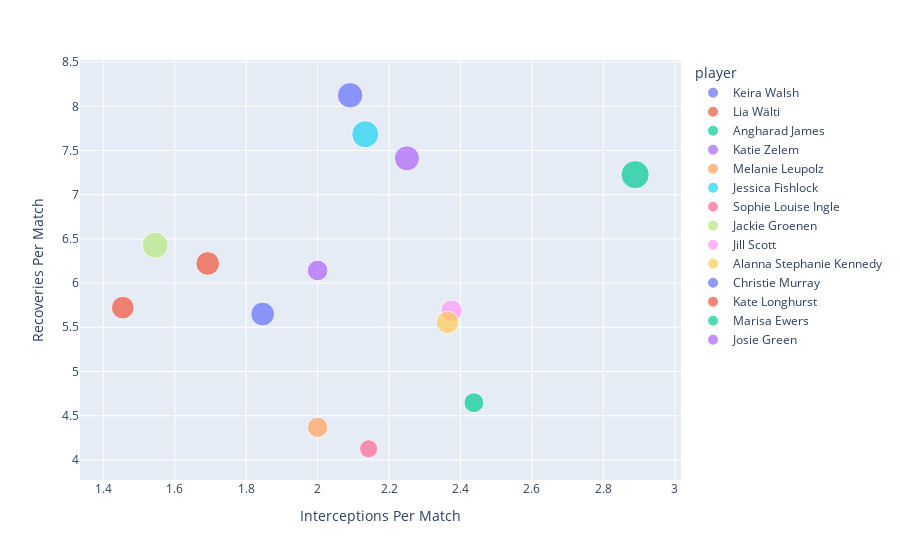

Write notebook code for a chart like this one.
### Markdown cell above
## Breaking up opposition play

### Code cell
fig = px.scatter(players, x="ints_per_match", y="recs_per_match", size='recoveries', color="player",
                 labels = dict(ints_per_match = 'Interceptions Per Match', recs_per_match='Recoveries Per Match'))
fig.show()

### Figure 1 — Plotly figure (JSON) as saved in the notebook; plotly's stock layout.template omitted (floating-point values rounded to 4 significant figures)
{"data": [{"hovertemplate": "player=Keira Walsh<br>Interceptions Per Match=%{x}<br>Recoveries Per Match=%{y}<br>recoveries=%{marker.size}<extra></extra>", "legendgroup": "Keira Walsh", "marker": {"color": "#636efa", "size": [113], "sizemode": "area", "sizeref": 0.3975, "symbol": "circle"}, "mode": "markers", "name": "Keira Walsh", "orientation": "v", "showlegend": true, "type": "scatter", "x": [1.846], "xaxis": "x", "y": [5.65], "yaxis": "y"}, {"hovertemplate": "player=Lia Wälti<br>Interceptions Per Match=%{x}<br>Recoveries Per Match=%{y}<br>recoveries=%{marker.size}<extra></extra>", "legendgroup": "Lia Wälti", "marker": {"color": "#EF553B", "size": [112], "sizemode": "area", "sizeref": 0.3975, "symbol": "circle"}, "mode": "markers", "name": "Lia Wälti", "orientation": "v", "showlegend": true, "type": "scatter", "x": [1.692], "xaxis": "x", "y": [6.222], "yaxis": "y"}, {"hovertemplate": "player=Angharad James<br>Interceptions Per Match=%{x}<br>Recoveries Per Match=%{y}<br>recoveries=%{marker.size}<extra></extra>", "legendgroup": "Angharad James", "marker": {"color": "#00cc96", "size": [159], "sizemode": "area", "sizeref": 0.3975, "symbol": "circle"}, "mode": "markers", "name": "Angharad James", "orientation": "v", "showlegend": true, "type": "scatter", "x": [2.889], "xaxis": "x", "y": [7.227], "yaxis": "y"}, {"hovertemplate": "player=Katie Zelem<br>Interceptions Per Match=%{x}<br>Recoveries Per Match=%{y}<br>recoveries=%{marker.size}<extra></extra>", "legendgroup": "Katie Zelem", "marker": {"color": "#ab63fa", "size": [126], "sizemode": "area", "sizeref": 0.3975, "symbol": "circle"}, "mode": "markers", "name": "Katie Zelem", "orientation": "v", "showlegend": true, "type": "scatter", "x": [2.25], "xaxis": "x", "y": [7.412], "yaxis": "y"}, {"hovertemplate": "player=Melanie Leupolz<br>Interceptions Per Match=%{x}<br>Recoveries Per Match=%{y}<br>recoveries=%{marker.size}<extra></extra>", "legendgroup": "Melanie Leupolz", "marker": {"color": "#FFA15A", "size": [83], "sizemode": "area", "sizeref": 0.3975, "symbol": "circle"}, "mode": "markers", "name": "Melanie Leupolz", "orientation": "v", "showlegend": true, "type": "scatter", "x": [2], "xaxis": "x", "y": [4.368], "yaxis": "y"}, {"hovertemplate": "player=Jessica Fishlock<br>Interceptions Per Match=%{x}<br>Recoveries Per Match=%{y}<br>recoveries=%{marker.size}<extra></extra>", "legendgroup": "Jessica Fishlock", "marker": {"color": "#19d3f3", "size": [146], "sizemode": "area", "sizeref": 0.3975, "symbol": "circle"}, "mode": "markers", "name": "Jessica Fishlock", "orientation": "v", "showlegend": true, "type": "scatter", "x": [2.133], "xaxis": "x", "y": [7.684], "yaxis": "y"}, {"hovertemplate": "player=Sophie Louise Ingle<br>Interceptions Per Match=%{x}<br>Recoveries Per Match=%{y}<br>recoveries=%{marker.size}<extra></extra>", "legendgroup": "Sophie Louise Ingle", "marker": {"color": "#FF6692", "size": [66], "sizemode": "area", "sizeref": 0.3975, "symbol": "circle"}, "mode": "markers", "name": "Sophie Louise Ingle", "orientation": "v", "showlegend": true, "type": "scatter", "x": [2.143], "xaxis": "x", "y": [4.125], "yaxis": "y"}, {"hovertemplate": "player=Jackie Groenen<br>Interceptions Per Match=%{x}<br>Recoveries Per Match=%{y}<br>recoveries=%{marker.size}<extra></extra>", "legendgroup": "Jackie Groenen", "marker": {"color": "#B6E880", "size": [135], "sizemode": "area", "sizeref": 0.3975, "symbol": "circle"}, "mode": "markers", "name": "Jackie Groenen", "orientation": "v", "showlegend": true, "type": "scatter", "x": [1.545], "xaxis": "x", "y": [6.429], "yaxis": "y"}, {"hovertemplate": "player=Jill Scott<br>Interceptions Per Match=%{x}<br>Recoveries Per Match=%{y}<br>recoveries=%{marker.size}<extra></extra>", "legendgroup": "Jill Scott", "marker": {"color": "#FF97FF", "size": [91], "sizemode": "area", "sizeref": 0.3975, "symbol": "circle"}, "mode": "markers", "name": "Jill Scott", "orientation": "v", "showlegend": true, "type": "scatter", "x": [2.375], "xaxis": "x", "y": [5.688], "yaxis": "y"}, {"hovertemplate": "player=Alanna Stephanie Kennedy<br>Interceptions Per Match=%{x}<br>Recoveries Per Match=%{y}<br>recoveries=%{marker.size}<extra></extra>", "legendgroup": "Alanna Stephanie Kennedy", "marker": {"color": "#FECB52", "size": [100], "sizemode": "area", "sizeref": 0.3975, "symbol": "circle"}, "mode": "markers", "name": "Alanna Stephanie Kennedy", "orientation": "v", "showlegend": true, "type": "scatter", "x": [2.364], "xaxis": "x", "y": [5.556], "yaxis": "y"}, {"hovertemplate": "player=Christie Murray<br>Interceptions Per Match=%{x}<br>Recoveries Per Match=%{y}<br>recoveries=%{marker.size}<extra></extra>", "legendgroup": "Christie Murray", "marker": {"color": "#636efa", "size": [130], "sizemode": "area", "sizeref": 0.3975, "symbol": "circle"}, "mode": "markers", "name": "Christie Murray", "orientation": "v", "showlegend": true, "type": "scatter", "x": [2.091], "xaxis": "x", "y": [8.125], "yaxis": "y"}, {"hovertemplate": "player=Kate Longhurst<br>Interceptions Per Match=%{x}<br>Recoveries Per Match=%{y}<br>recoveries=%{marker.size}<extra></extra>", "legendgroup": "Kate Longhurst", "marker": {"color": "#EF553B", "size": [103], "sizemode": "area", "sizeref": 0.3975, "symbol": "circle"}, "mode": "markers", "name": "Kate Longhurst", "orientation": "v", "showlegend": true, "type": "scatter", "x": [1.455], "xaxis": "x", "y": [5.722], "yaxis": "y"}, {"hovertemplate": "player=Marisa Ewers<br>Interceptions Per Match=%{x}<br>Recoveries Per Match=%{y}<br>recoveries=%{marker.size}<extra></extra>", "legendgroup": "Marisa Ewers", "marker": {"color": "#00cc96", "size": [79], "sizemode": "area", "sizeref": 0.3975, "symbol": "circle"}, "mode": "markers", "name": "Marisa Ewers", "orientation": "v", "showlegend": true, "type": "scatter", "x": [2.438], "xaxis": "x", "y": [4.647], "yaxis": "y"}, {"hovertemplate": "player=Josie Green<br>Interceptions Per Match=%{x}<br>Recoveries Per Match=%{y}<br>recoveries=%{marker.size}<extra></extra>", "legendgroup": "Josie Green", "marker": {"color": "#ab63fa", "size": [86], "sizemode": "area", "sizeref": 0.3975, "symbol": "circle"}, "mode": "markers", "name": "Josie Green", "orientation": "v", "showlegend": true, "type": "scatter", "x": [2], "xaxis": "x", "y": [6.143], "yaxis": "y"}], "layout": {"legend": {"itemsizing": "constant", "title": {"text": "player"}, "tracegroupgap": 0}, "margin": {"t": 60}, "xaxis": {"anchor": "y", "domain": [0, 1], "title": {"text": "Interceptions Per Match"}}, "yaxis": {"anchor": "x", "domain": [0, 1], "title": {"text": "Recoveries Per Match"}}}}
